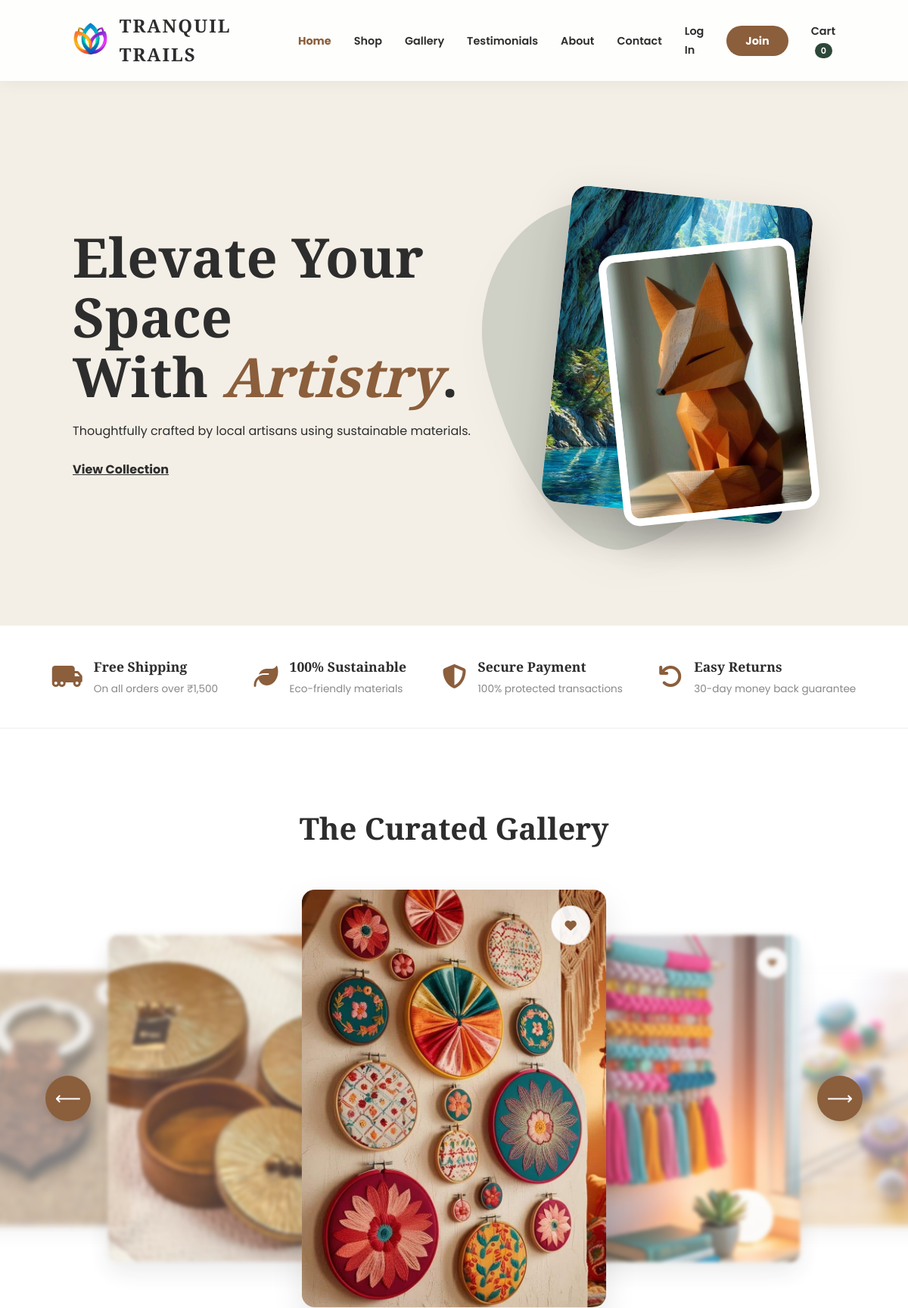
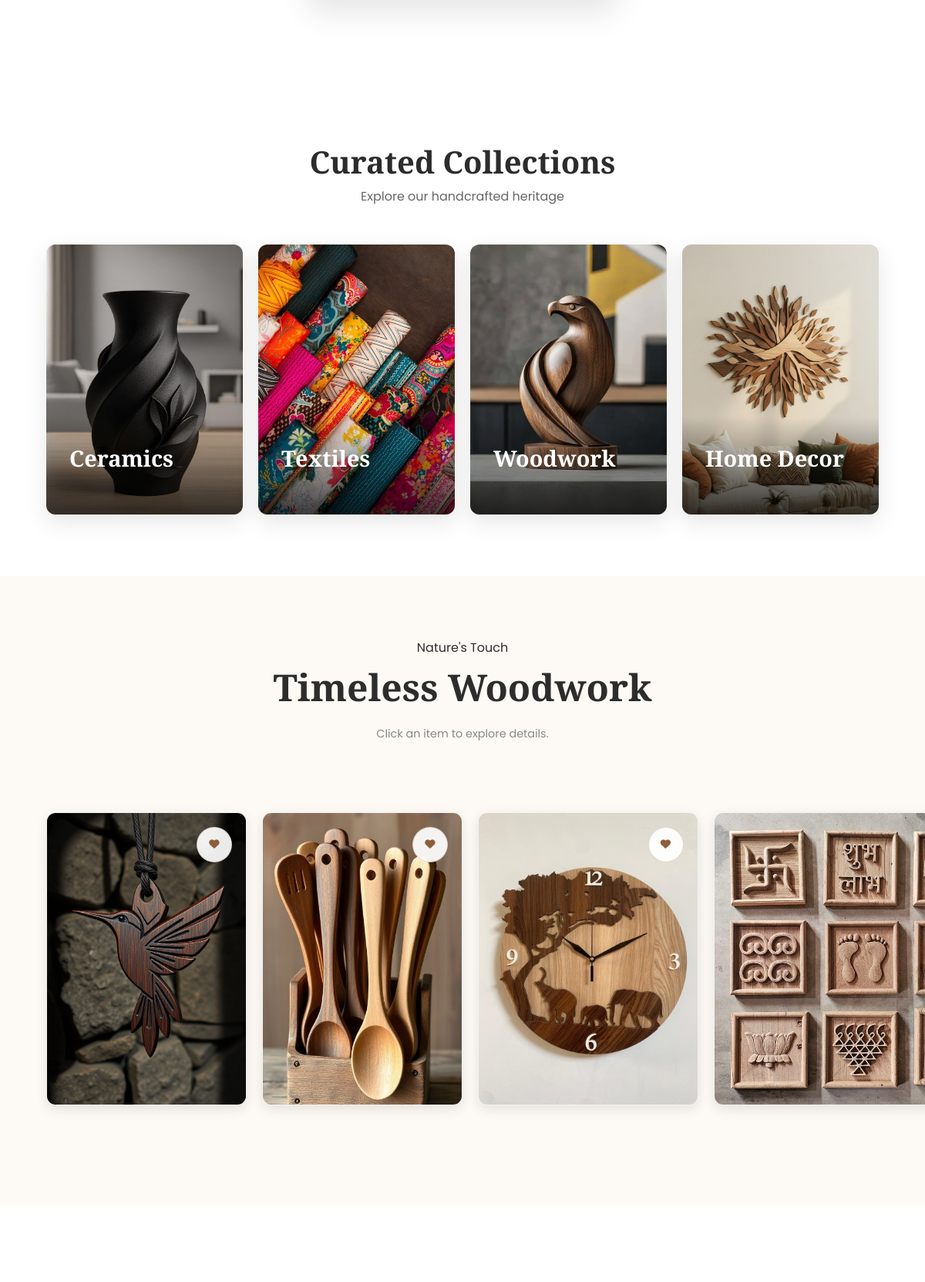
The page / (upper part) on the database its author committed (2 pictures, top to bottom).
### core/models.py (models this page shows, shortened)
class SiteSetting(models.Model):
    store_name = models.CharField(max_length=100, default="Tranquil Trails")
    admin_email = models.EmailField(default="admin@tranquiltrails.com")
    contact_phone = models.CharField(max_length=20, default="+1 234 567 890")
    footer_tagline = models.TextField(default="Thoughtfully handcrafted pieces for calm, soulful spaces.")
    footer_address = models.TextField(default="Studio Address\nAdd your workshop or store address from Admin Settings.")
    footer_hours = models.CharField(max_length=120, default="Mon - Sat | 10:00 AM - 7:00 PM")
    footer_instagram_url = models.URLField(blank=True, default="")
    footer_facebook_url = models.URLField(blank=True, default="")
    footer_whatsapp_url = models.URLField(blank=True, default="")
    currency = models.CharField(max_length=10, default="USD")
    tax_rate = models.DecimalField(max_digits=5, decimal_places=2, default=5.00)
    shipping_flat_rate = models.DecimalField(max_digits=6, decimal_places=2, default=15.00)
    maintenance_mode = models.BooleanField(default=False)

class Product(models.Model):
    category = models.ForeignKey(Category, related_name='products', on_delete=models.CASCADE)
    name = models.CharField(max_length=200)
    slug = models.SlugField(unique=True)
    image = models.ImageField(upload_to='products/')
    description = models.TextField(blank=True)
    price = models.DecimalField(max_digits=10, decimal_places=2)
    stock = models.PositiveIntegerField(default=0)
    available = models.BooleanField(default=True)
    created_at = models.DateTimeField(auto_now_add=True)
    updated_at = models.DateTimeField(auto_now=True)

class Category(models.Model):
    name = models.CharField(max_length=100)
    slug = models.SlugField(unique=True)
    image = models.ImageField(upload_to='categories/', blank=True, null=True)
    class Meta:
        verbose_name_plural = "Categories"

### core/views.py (the view)
# urls.py: path('', views.home, name='home'),
def home(request):
    gallery_slider = Product.objects.filter(available=True).order_by('-created_at')[:7]
    wood_products = Product.objects.filter(category__name='Wood')[:5]
    categories = Category.objects.all()[:4]
    shown_cat_ids = [cat.id for cat in categories]
    wood_cat = Category.objects.filter(name='Wood').first()
    if wood_cat:
        shown_cat_ids.append(wood_cat.id)
    extra_categories = Category.objects.exclude(id__in=shown_cat_ids)
    extra_case_data = []
    for cat in extra_categories:
        prods = Product.objects.filter(category=cat, available=True)[:6]
        if prods.exists():
            extra_case_data.append({
                'category': cat,
                'products': prods
            })
    reviews = _prepare_reviews(
        Review.objects.select_related('customer', 'product').order_by('-is_liked', '-created_at')[:3]
    )
    return render(request, 'index.html', {
        'gallery_slider': gallery_slider,
        'wood_products': wood_products,
        'categories': categories,
        'extra_case_data': extra_case_data,
        'reviews': reviews,
    })

### core/context_processors.py (called while the page is built)
def site_settings(request):
    settings_obj, _ = SiteSetting.objects.get_or_create(id=1)
    return {'site_settings': settings_obj}

### core/views.py (called while the page is built, shortened)
def _review_display_name(review):
    customer = getattr(review, 'customer', None)
    name = (customer.full_name if customer and customer.full_name else '').strip()
    return name or 'Guest User'

def _review_avatar_url(review):
    avatar = getattr(review, 'avatar_image', None)
    if avatar:
        try:
            return avatar.url
        except ValueError:
            return ''

def _prepare_reviews(reviews):
    prepared = []
    for review in reviews:
        review.display_name = _review_display_name(review)
        review.avatar_url = _review_avatar_url(review)
        review.avatar_initial = review.display_name[:1].upper() if review.display_name else 'G'
        review.product_name = review.product.name if getattr(review, 'product', None) else 'Tranquil Trails'
        prepared.append(review)
    return prepared

### core/templates/index.html (shortened to what this page needs)
{% load static %}
<!DOCTYPE html>
<html lang="en">
<head>
    <link rel="stylesheet" href="{% static 'styles.css' %}">
    <link rel="stylesheet" href="https://cdnjs.cloudflare.com/ajax/libs/font-awesome/6.4.0/css/all.min.css">
</head>
<body>
    <div class="particles-background" id="particlesBackground"></div>
    {% include 'partials/site_nav.html' %}
    <header class="hero">
        <div class="hero-text">
            <h1>Elevate Your Space <br>With <span>Artistry</span>.</h1>
            <p>Thoughtfully crafted by local artisans using sustainable materials.</p>
            <br>
            <a href="{% url 'shop' %}" style="color: var(--text); font-weight: bold; text-decoration: underline;">View Collection</a>
        </div>
        <div class="hero-image-container">
            <div class="layer layer-2"><img src="{% static '001.jpg' %}" alt="Artisan craft"></div>
            <div class="layer layer-3"><img src="{% static 'small.jpg' %}" alt="Handcrafted item"></div>
        </div>
    </header>
    <section class="features-bar">
        <div class="feature-item">
            <i class="fas fa-truck-moving"></i>
            <div>
                <h4>Free Shipping</h4>
                <p>On all orders over ₹1,500</p>
            </div>
        </div>
        <div class="feature-item">
            <i class="fas fa-leaf"></i>
            <div>
                <h4>100% Sustainable</h4>
                <p>Eco-friendly materials</p>
            </div>
        </div>
        <div class="feature-item">
            <i class="fas fa-shield-alt"></i>
            <div>
                <h4>Secure Payment</h4>
                <p>100% protected transactions</p>
            </div>
        </div>
        <div class="feature-item">
            <i class="fas fa-undo"></i>
            <div>
                <h4>Easy Returns</h4>
                <p>30-day money back guarantee</p>
            </div>
        </div>
    </section>
    <section class="carousel-section">
    <h2 style="font-family: 'Playfair Display'; font-size: 2.5rem;">The Curated Gallery</h2>
    <div class="slider-outer-wrapper">
        <div class="slider-container">
            <div class="slider-wrapper" id="sliderWrapper">
                {% for item in gallery_slider %}
                <div class="slide"
                     data-name="{{ item.name }}"
                     data-price="{{ item.price }}"
                     data-img="{{ item.image.url }}">
                    <img src="{{ item.image.url }}" alt="{{ item.name }}">
                    <button class="wishlist-btn wishlist-toggle"
                            style="position:absolute; top:18px; right:18px; width:46px; height:46px; border-radius:50%; z-index:3;"
                            data-id="{{ item.id }}"
                            data-name="{{ item.name }}"
                            data-price="{{ item.price }}"
                            data-img="{{ item.image.url }}">
                        <i class="fas fa-heart"></i>
                    </button>
                </div>
                {% empty %}
                <div class="slide active"><img src="{% static 'placeholder.jpg' %}" alt="Empty"><button class="add-to-cart-btn">No Items</button></div>
                {% endfor %}
                </div>
        </div>
        <div class="slider-nav">
            <button class="nav-arrow" id="prevBtn" aria-label="Previous">&#10229;</button>
            <button class="nav-arrow" id="nextBtn" aria-label="Next">&#10230;</button>
        </div>
    </div>
    </section>
    <section style="padding: 80px 5%; background: white;">
        <div style="text-align: center; margin-bottom: 50px;">
            <h2 style="font-family: 'Playfair Display'; font-size: 2.5rem; color: #2c2c2c;">Curated Collections</h2>
            <p style="color: #666; font-family: 'Poppins';">Explore our handcrafted heritage</p>
        </div>
        <div class="category-grid">
            {% for cat in categories %}
            <a href="{% url 'shop' %}?category={{ cat.name|urlencode }}" class="cat-card">
                {% if cat.image %}
                    <img src="{{ cat.image.url }}" alt="{{ cat.name }}">
                {% else %}
                    <img src="https://source.unsplash.com/600x400/?{{ cat.name|lower }},craft" alt="{{ cat.name }}">
                {% endif %}
                <div class="cat-overlay">
                    <h3>{{ cat.name }}</h3>
                </div>
            </a>
            {% endfor %}
        </div>
    </section>
    <section class="wood-section">
        <div class="section-container">
            <div class="wood-header">
                <span class="subtitle">Nature's Touch</span>
                <h2 class="playfair">Timeless Woodwork</h2>
                <p>Click an item to explore details.</p>
            </div>
            <div class="wood-scroll-wrapper" id="woodWrapper">
                {% for product in wood_products %}
                <div class="wood-card" data-name="{{ product.name }}" data-price="{{ product.price }}" data-img="{{ product.image.url }}">
                    <img src="{{ product.image.url }}" alt="{{ product.name }}">
                    <button class="wishlist-btn wishlist-toggle"
                            style="position:absolute; top:18px; right:18px; width:46px; height:46px; border-radius:50%; z-index:25;"
                            data-id="{{ product.id }}"
                            data-name="{{ product.name }}"
                            data-price="{{ product.price }}"
                            data-img="{{ product.image.url }}">
                        <i class="fas fa-heart"></i>
                    </button>
                </div>
                {% endfor %}
            </div>
        </div>
    </section>
    {% if extra_case_data %}
    {% for item in extra_case_data %}
        {% with cat=item.category products=item.products %}
            {% if forloop.counter0|divisibleby:3 %}
                <section class="dynamic-category-showcase layout-mosaic" id="cat-{{ cat.slug }}">
                </section>
            {% endif %}
        {% endwith %}
    {% endfor %}
    {% endif %}
</body>
</html>

### core/templates/partials/site_nav.html (shortened to what this page needs)
{% load static %}
<nav>
    <a href="{% url 'home' %}" class="logo-container">
        <img src="{% static 'Adobe Express - file.png' %}" alt="{{ site_settings.store_name }}" class="logo-img">
        <span class="logo-text">{{ site_settings.store_name|upper }}</span>
    </a>
    <ul class="nav-links" id="navLinks">
        <li><a href="{% url 'home' %}" {% if request.resolver_match.url_name == 'home' %}style="color:#8B5E3C; font-weight:700;"{% endif %}>Home</a></li>
        <li><a href="{% url 'shop' %}" {% if request.resolver_match.url_name == 'shop' %}style="color:#8B5E3C; font-weight:700;"{% endif %}>Shop</a></li>
        <li><a href="{% url 'gallery' %}" {% if request.resolver_match.url_name == 'gallery' %}style="color:#8B5E3C; font-weight:700;"{% endif %}>Gallery</a></li>
        <li><a href="{% url 'testimonials' %}" {% if request.resolver_match.url_name == 'testimonials' %}style="color:#8B5E3C; font-weight:700;"{% endif %}>Testimonials</a></li>
        <li><a href="{% url 'about' %}" {% if request.resolver_match.url_name == 'about' %}style="color:#8B5E3C; font-weight:700;"{% endif %}>About</a></li>
        <li><a href="{% url 'contact' %}" {% if request.resolver_match.url_name == 'contact' %}style="color:#8B5E3C; font-weight:700;"{% endif %}>Contact</a></li>
        {% if user.is_authenticated %}
        <li>
            <div class="nav-user-container">
                <img src="https://cdn-icons-png.flaticon.com/512/3135/3135715.png" alt="Profile" class="user-avatar" id="userAvatarBtn">
                <div class="profile-dropdown" id="profileDropdown">
                    <div style="padding: 10px 16px; font-weight: bold; background: #f9f9f9; font-size: 0.8rem; border-bottom: 1px solid #eee;">
                        Hi, {{ user.first_name|default:user.username }}
                    </div>
                    <a href="{% url 'cart' %}">My Cart</a>
                    <a href="{% url 'my_orders' %}">My Orders</a>
                    <a href="{% url 'wishlist' %}">Wishlist <span class="cart-count-pill" data-wishlist-count>0</span></a>
                    <a href="#" onclick="logoutUser(); return false;" class="logout-btn">Logout</a>
                </div>
            </div>
        </li>
        {% else %}
        <li><a href="{% url 'login' %}">Log In</a></li>
        <li><a href="{% url 'signup' %}" style="background: #8B5E3C; color: white; padding: 10px 25px; border-radius: 50px; font-weight: bold;">Join</a></li>
        {% endif %}
        <li id="cartNavItem">
            <a href="#" id="cart-link">Cart <span class="cart-count-pill" id="cart-count">0</span></a>
        </li>
    </ul>
</nav>

### core/templates/index.html (style rules this page uses)
.particles-background { position: fixed; top: 0; left: 0; width: 100%; height: 100%; z-index: -1; overflow: hidden; pointer-events: none; background: transparent; }
.features-bar { background: #fff; padding: 40px 5%; display: flex; flex-wrap: wrap; justify-content: space-around; gap: 30px; border-bottom: 1px solid #eee; }
.feature-item { display: flex; align-items: center; gap: 15px; min-width: 200px; }
.feature-item i { font-size: 2rem; color: #8B5E3C; }
.feature-item h4 { font-family: 'Playfair Display'; font-size: 1.1rem; margin-bottom: 5px; color: #2c2c2c; }
.feature-item p { font-size: 0.85rem; color: #888; font-family: 'Poppins'; }
.category-grid { display: flex; gap: 20px; max-width: 1200px; margin: 0 auto; }
.cat-card { position: relative; height: 350px; width: 400px; border-radius: 12px; overflow: hidden; display: block; box-shadow: 0 10px 30px rgba(0,0,0,0.1); }
.cat-card img { width: 100%; height: 100%; object-fit: cover; transition: transform 0.6s ease; }
.cat-overlay { position: absolute; bottom: 0; left: 0; width: 100%; padding: 30px; background: linear-gradient(to top, rgba(0,0,0,0.8), transparent); color: white; transform: translateY(10px); transition: 0.4s; }
.cat-overlay h3 { font-family: 'Playfair Display'; font-size: 1.8rem; margin-bottom: 5px; }

### rows shown on the page
SiteSetting: store_name "TRANQUIL TRAILS"
Product: image (picture)
Product: image (picture)
Product: image (picture)
Category: image (picture), name "Ceramics"
Category: image (picture), name "Textiles"
Category: image (picture), name "Woodwork"
Category: image (picture), name "Home Decor"
Product: image (picture)
Product: image (picture)
Product: image (picture)
Product: image (picture)
